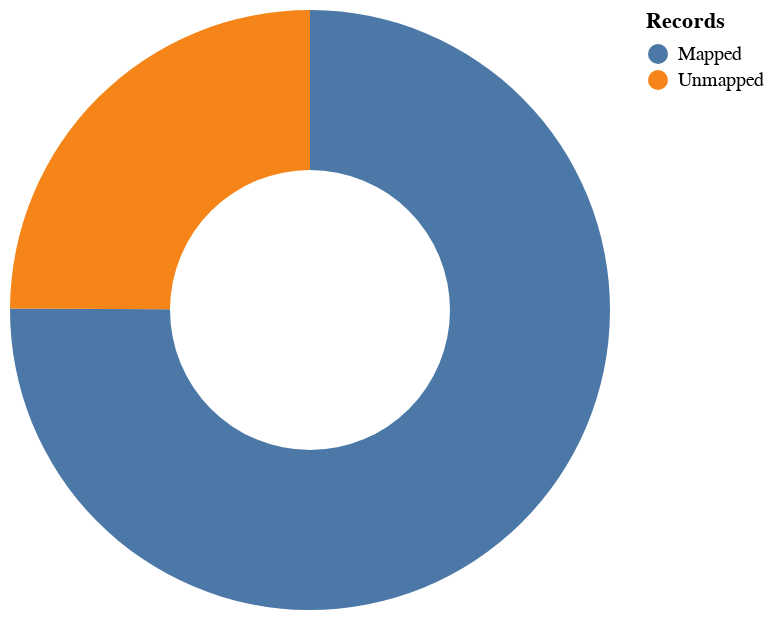

Write notebook code for a chart like this one.
### Code cell
df = pd.DataFrame({'Records': ['Mapped', 'Unmapped'], 'count': [mapped_num, unmapped_num]})
alt.Chart(df).mark_arc(innerRadius=70).encode(
    color='Records',
    theta='count:Q'
).properties(
    width=300,
    height=300
)

### Figure 1 — Vega-Lite specification as saved in the notebook (floating-point values rounded to 4 significant figures)
{"config": {"view": {"continuousWidth": 300, "continuousHeight": 300}}, "data": {"name": "data-a64a94ec054b583853c2581148000133"}, "mark": {"type": "arc", "innerRadius": 70}, "encoding": {"color": {"field": "Records", "type": "nominal"}, "theta": {"field": "count", "type": "quantitative"}}, "height": 300, "width": 300, "$schema": "https://vega.github.io/schema/vega-lite/v5.17.0.json", "datasets": {"data-a64a94ec054b583853c2581148000133": [{"Records": "Mapped", "count": 7508}, {"Records": "Unmapped", "count": 2492}]}}
